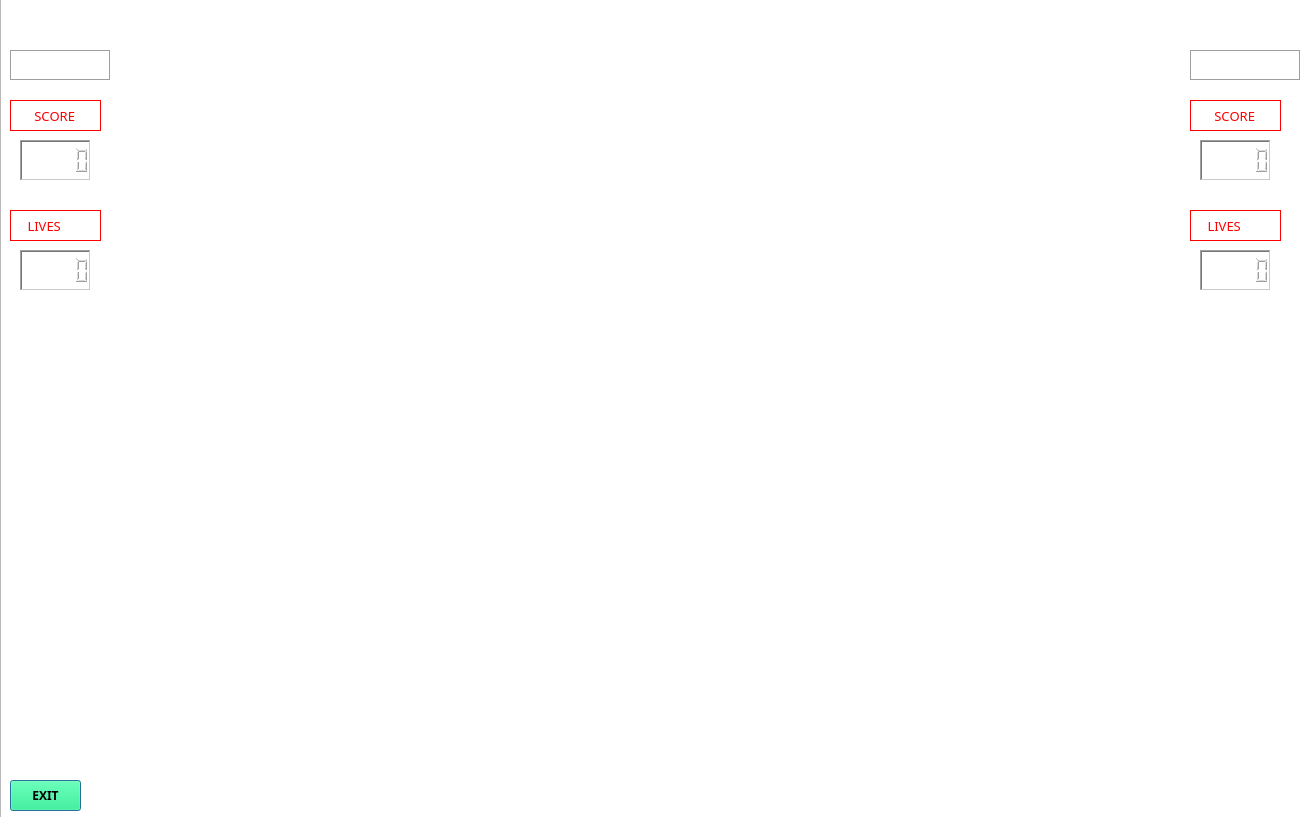
<?xml version="1.0" encoding="UTF-8"?>
<ui version="4.0">
 <class>Dialog</class>
 <widget class="QDialog" name="Dialog">
  <property name="geometry">
   <rect>
    <x>0</x>
    <y>0</y>
    <width>1301</width>
    <height>817</height>
   </rect>
  </property>
  <property name="windowTitle">
   <string>Dialog</string>
  </property>
  <widget class="QGraphicsView" name="graphicsView">
   <property name="geometry">
    <rect>
     <x>0</x>
     <y>-10</y>
     <width>1311</width>
     <height>850</height>
    </rect>
   </property>
   <property name="font">
    <font>
     <family>MS Gothic</family>
    </font>
   </property>
   <property name="frameShadow">
    <enum>QFrame::Sunken</enum>
   </property>
  </widget>
  <widget class="QLCDNumber" name="score">
   <property name="geometry">
    <rect>
     <x>20</x>
     <y>140</y>
     <width>71</width>
     <height>41</height>
    </rect>
   </property>
   <property name="sizePolicy">
    <sizepolicy hsizetype="MinimumExpanding" vsizetype="MinimumExpanding">
     <horstretch>0</horstretch>
     <verstretch>0</verstretch>
    </sizepolicy>
   </property>
   <property name="palette">
    <palette>
     <active>
      <colorrole role="WindowText">
       <brush brushstyle="SolidPattern">
        <color alpha="255">
         <red>216</red>
         <green>216</green>
         <blue>216</blue>
        </color>
       </brush>
      </colorrole>
     </active>
     <inactive>
      <colorrole role="WindowText">
       <brush brushstyle="SolidPattern">
        <color alpha="255">
         <red>216</red>
         <green>216</green>
         <blue>216</blue>
        </color>
       </brush>
      </colorrole>
     </inactive>
     <disabled>
      <colorrole role="WindowText">
       <brush brushstyle="SolidPattern">
        <color alpha="255">
         <red>120</red>
         <green>120</green>
         <blue>120</blue>
        </color>
       </brush>
      </colorrole>
     </disabled>
    </palette>
   </property>
   <property name="font">
    <font>
     <family>MS PMincho</family>
    </font>
   </property>
   <property name="focusPolicy">
    <enum>Qt::NoFocus</enum>
   </property>
   <property name="frameShape">
    <enum>QFrame::WinPanel</enum>
   </property>
   <property name="frameShadow">
    <enum>QFrame::Sunken</enum>
   </property>
  </widget>
  <widget class="QLabel" name="label">
   <property name="geometry">
    <rect>
     <x>10</x>
     <y>100</y>
     <width>91</width>
     <height>31</height>
    </rect>
   </property>
   <property name="sizeIncrement">
    <size>
     <width>0</width>
     <height>10</height>
    </size>
   </property>
   <property name="palette">
    <palette>
     <active>
      <colorrole role="WindowText">
       <brush brushstyle="SolidPattern">
        <color alpha="255">
         <red>255</red>
         <green>0</green>
         <blue>0</blue>
        </color>
       </brush>
      </colorrole>
      <colorrole role="Light">
       <brush brushstyle="SolidPattern">
        <color alpha="255">
         <red>0</red>
         <green>85</green>
         <blue>0</blue>
        </color>
       </brush>
      </colorrole>
     </active>
     <inactive>
      <colorrole role="WindowText">
       <brush brushstyle="SolidPattern">
        <color alpha="255">
         <red>255</red>
         <green>0</green>
         <blue>0</blue>
        </color>
       </brush>
      </colorrole>
      <colorrole role="Light">
       <brush brushstyle="SolidPattern">
        <color alpha="255">
         <red>0</red>
         <green>85</green>
         <blue>0</blue>
        </color>
       </brush>
      </colorrole>
     </inactive>
     <disabled>
      <colorrole role="WindowText">
       <brush brushstyle="SolidPattern">
        <color alpha="255">
         <red>120</red>
         <green>120</green>
         <blue>120</blue>
        </color>
       </brush>
      </colorrole>
      <colorrole role="Light">
       <brush brushstyle="SolidPattern">
        <color alpha="255">
         <red>0</red>
         <green>85</green>
         <blue>0</blue>
        </color>
       </brush>
      </colorrole>
     </disabled>
    </palette>
   </property>
   <property name="font">
    <font>
     <family>Eras Bold ITC</family>
     <pointsize>10</pointsize>
     <weight>50</weight>
     <italic>false</italic>
     <bold>false</bold>
     <strikeout>false</strikeout>
     <kerning>false</kerning>
    </font>
   </property>
   <property name="focusPolicy">
    <enum>Qt::NoFocus</enum>
   </property>
   <property name="frameShape">
    <enum>QFrame::Box</enum>
   </property>
   <property name="frameShadow">
    <enum>QFrame::Plain</enum>
   </property>
   <property name="text">
    <string>      SCORE</string>
   </property>
  </widget>
  <widget class="QLCDNumber" name="vidas">
   <property name="geometry">
    <rect>
     <x>20</x>
     <y>250</y>
     <width>71</width>
     <height>41</height>
    </rect>
   </property>
   <property name="palette">
    <palette>
     <active>
      <colorrole role="WindowText">
       <brush brushstyle="SolidPattern">
        <color alpha="255">
         <red>216</red>
         <green>216</green>
         <blue>216</blue>
        </color>
       </brush>
      </colorrole>
     </active>
     <inactive>
      <colorrole role="WindowText">
       <brush brushstyle="SolidPattern">
        <color alpha="255">
         <red>216</red>
         <green>216</green>
         <blue>216</blue>
        </color>
       </brush>
      </colorrole>
     </inactive>
     <disabled>
      <colorrole role="WindowText">
       <brush brushstyle="SolidPattern">
        <color alpha="255">
         <red>120</red>
         <green>120</green>
         <blue>120</blue>
        </color>
       </brush>
      </colorrole>
     </disabled>
    </palette>
   </property>
   <property name="font">
    <font>
     <family>MS Gothic</family>
    </font>
   </property>
   <property name="frameShape">
    <enum>QFrame::WinPanel</enum>
   </property>
   <property name="frameShadow">
    <enum>QFrame::Sunken</enum>
   </property>
  </widget>
  <widget class="QLabel" name="label_2">
   <property name="geometry">
    <rect>
     <x>10</x>
     <y>210</y>
     <width>91</width>
     <height>31</height>
    </rect>
   </property>
   <property name="palette">
    <palette>
     <active>
      <colorrole role="WindowText">
       <brush brushstyle="SolidPattern">
        <color alpha="255">
         <red>255</red>
         <green>0</green>
         <blue>0</blue>
        </color>
       </brush>
      </colorrole>
      <colorrole role="Text">
       <brush brushstyle="SolidPattern">
        <color alpha="255">
         <red>255</red>
         <green>0</green>
         <blue>0</blue>
        </color>
       </brush>
      </colorrole>
      <colorrole role="HighlightedText">
       <brush brushstyle="SolidPattern">
        <color alpha="255">
         <red>0</red>
         <green>255</green>
         <blue>0</blue>
        </color>
       </brush>
      </colorrole>
     </active>
     <inactive>
      <colorrole role="WindowText">
       <brush brushstyle="SolidPattern">
        <color alpha="255">
         <red>255</red>
         <green>0</green>
         <blue>0</blue>
        </color>
       </brush>
      </colorrole>
      <colorrole role="Text">
       <brush brushstyle="SolidPattern">
        <color alpha="255">
         <red>255</red>
         <green>0</green>
         <blue>0</blue>
        </color>
       </brush>
      </colorrole>
      <colorrole role="HighlightedText">
       <brush brushstyle="SolidPattern">
        <color alpha="255">
         <red>0</red>
         <green>255</green>
         <blue>0</blue>
        </color>
       </brush>
      </colorrole>
     </inactive>
     <disabled>
      <colorrole role="WindowText">
       <brush brushstyle="SolidPattern">
        <color alpha="255">
         <red>120</red>
         <green>120</green>
         <blue>120</blue>
        </color>
       </brush>
      </colorrole>
      <colorrole role="Text">
       <brush brushstyle="SolidPattern">
        <color alpha="255">
         <red>120</red>
         <green>120</green>
         <blue>120</blue>
        </color>
       </brush>
      </colorrole>
      <colorrole role="HighlightedText">
       <brush brushstyle="SolidPattern">
        <color alpha="255">
         <red>0</red>
         <green>255</green>
         <blue>0</blue>
        </color>
       </brush>
      </colorrole>
     </disabled>
    </palette>
   </property>
   <property name="font">
    <font>
     <family>Eras Bold ITC</family>
     <pointsize>10</pointsize>
     <weight>50</weight>
     <italic>false</italic>
     <bold>false</bold>
     <underline>false</underline>
     <strikeout>false</strikeout>
     <stylestrategy>PreferAntialias</stylestrategy>
     <kerning>false</kerning>
    </font>
   </property>
   <property name="frameShape">
    <enum>QFrame::Box</enum>
   </property>
   <property name="text">
    <string>    LIVES</string>
   </property>
  </widget>
  <widget class="QPushButton" name="pushButton">
   <property name="geometry">
    <rect>
     <x>10</x>
     <y>780</y>
     <width>71</width>
     <height>31</height>
    </rect>
   </property>
   <property name="palette">
    <palette>
     <active>
      <colorrole role="WindowText">
       <brush brushstyle="SolidPattern">
        <color alpha="255">
         <red>0</red>
         <green>255</green>
         <blue>0</blue>
        </color>
       </brush>
      </colorrole>
      <colorrole role="Button">
       <brush brushstyle="SolidPattern">
        <color alpha="255">
         <red>0</red>
         <green>255</green>
         <blue>127</blue>
        </color>
       </brush>
      </colorrole>
      <colorrole role="Midlight">
       <brush brushstyle="SolidPattern">
        <color alpha="255">
         <red>0</red>
         <green>255</green>
         <blue>0</blue>
        </color>
       </brush>
      </colorrole>
      <colorrole role="Dark">
       <brush brushstyle="SolidPattern">
        <color alpha="255">
         <red>0</red>
         <green>255</green>
         <blue>0</blue>
        </color>
       </brush>
      </colorrole>
      <colorrole role="Mid">
       <brush brushstyle="SolidPattern">
        <color alpha="255">
         <red>255</red>
         <green>85</green>
         <blue>0</blue>
        </color>
       </brush>
      </colorrole>
      <colorrole role="Text">
       <brush brushstyle="SolidPattern">
        <color alpha="255">
         <red>0</red>
         <green>0</green>
         <blue>0</blue>
        </color>
       </brush>
      </colorrole>
      <colorrole role="ButtonText">
       <brush brushstyle="SolidPattern">
        <color alpha="255">
         <red>0</red>
         <green>0</green>
         <blue>0</blue>
        </color>
       </brush>
      </colorrole>
      <colorrole role="Base">
       <brush brushstyle="SolidPattern">
        <color alpha="255">
         <red>255</red>
         <green>255</green>
         <blue>255</blue>
        </color>
       </brush>
      </colorrole>
      <colorrole role="Window">
       <brush brushstyle="SolidPattern">
        <color alpha="255">
         <red>0</red>
         <green>255</green>
         <blue>0</blue>
        </color>
       </brush>
      </colorrole>
      <colorrole role="AlternateBase">
       <brush brushstyle="SolidPattern">
        <color alpha="255">
         <red>0</red>
         <green>255</green>
         <blue>0</blue>
        </color>
       </brush>
      </colorrole>
     </active>
     <inactive>
      <colorrole role="WindowText">
       <brush brushstyle="SolidPattern">
        <color alpha="255">
         <red>0</red>
         <green>255</green>
         <blue>0</blue>
        </color>
       </brush>
      </colorrole>
      <colorrole role="Button">
       <brush brushstyle="SolidPattern">
        <color alpha="255">
         <red>0</red>
         <green>255</green>
         <blue>127</blue>
        </color>
       </brush>
      </colorrole>
      <colorrole role="Midlight">
       <brush brushstyle="SolidPattern">
        <color alpha="255">
         <red>0</red>
         <green>255</green>
         <blue>0</blue>
        </color>
       </brush>
      </colorrole>
      <colorrole role="Dark">
       <brush brushstyle="SolidPattern">
        <color alpha="255">
         <red>0</red>
         <green>255</green>
         <blue>0</blue>
        </color>
       </brush>
      </colorrole>
      <colorrole role="Mid">
       <brush brushstyle="SolidPattern">
        <color alpha="255">
         <red>255</red>
         <green>85</green>
         <blue>0</blue>
        </color>
       </brush>
      </colorrole>
      <colorrole role="Text">
       <brush brushstyle="SolidPattern">
        <color alpha="255">
         <red>0</red>
         <green>0</green>
         <blue>0</blue>
        </color>
       </brush>
      </colorrole>
      <colorrole role="ButtonText">
       <brush brushstyle="SolidPattern">
        <color alpha="255">
         <red>0</red>
         <green>0</green>
         <blue>0</blue>
        </color>
       </brush>
      </colorrole>
      <colorrole role="Base">
       <brush brushstyle="SolidPattern">
        <color alpha="255">
         <red>255</red>
         <green>255</green>
         <blue>255</blue>
        </color>
       </brush>
      </colorrole>
      <colorrole role="Window">
       <brush brushstyle="SolidPattern">
        <color alpha="255">
         <red>0</red>
         <green>255</green>
         <blue>0</blue>
        </color>
       </brush>
      </colorrole>
      <colorrole role="AlternateBase">
       <brush brushstyle="SolidPattern">
        <color alpha="255">
         <red>0</red>
         <green>255</green>
         <blue>0</blue>
        </color>
       </brush>
      </colorrole>
     </inactive>
     <disabled>
      <colorrole role="WindowText">
       <brush brushstyle="SolidPattern">
        <color alpha="255">
         <red>0</red>
         <green>255</green>
         <blue>0</blue>
        </color>
       </brush>
      </colorrole>
      <colorrole role="Button">
       <brush brushstyle="SolidPattern">
        <color alpha="255">
         <red>0</red>
         <green>255</green>
         <blue>127</blue>
        </color>
       </brush>
      </colorrole>
      <colorrole role="Midlight">
       <brush brushstyle="SolidPattern">
        <color alpha="255">
         <red>0</red>
         <green>255</green>
         <blue>0</blue>
        </color>
       </brush>
      </colorrole>
      <colorrole role="Dark">
       <brush brushstyle="SolidPattern">
        <color alpha="255">
         <red>0</red>
         <green>255</green>
         <blue>0</blue>
        </color>
       </brush>
      </colorrole>
      <colorrole role="Mid">
       <brush brushstyle="SolidPattern">
        <color alpha="255">
         <red>255</red>
         <green>85</green>
         <blue>0</blue>
        </color>
       </brush>
      </colorrole>
      <colorrole role="Text">
       <brush brushstyle="SolidPattern">
        <color alpha="255">
         <red>0</red>
         <green>255</green>
         <blue>0</blue>
        </color>
       </brush>
      </colorrole>
      <colorrole role="ButtonText">
       <brush brushstyle="SolidPattern">
        <color alpha="255">
         <red>0</red>
         <green>255</green>
         <blue>0</blue>
        </color>
       </brush>
      </colorrole>
      <colorrole role="Base">
       <brush brushstyle="SolidPattern">
        <color alpha="255">
         <red>0</red>
         <green>255</green>
         <blue>0</blue>
        </color>
       </brush>
      </colorrole>
      <colorrole role="Window">
       <brush brushstyle="SolidPattern">
        <color alpha="255">
         <red>0</red>
         <green>255</green>
         <blue>0</blue>
        </color>
       </brush>
      </colorrole>
      <colorrole role="AlternateBase">
       <brush brushstyle="SolidPattern">
        <color alpha="255">
         <red>0</red>
         <green>255</green>
         <blue>0</blue>
        </color>
       </brush>
      </colorrole>
     </disabled>
    </palette>
   </property>
   <property name="font">
    <font>
     <family>Segoe UI Black</family>
     <pointsize>9</pointsize>
     <weight>75</weight>
     <bold>true</bold>
     <strikeout>false</strikeout>
    </font>
   </property>
   <property name="text">
    <string>EXIT</string>
   </property>
  </widget>
  <widget class="QLabel" name="label_5">
   <property name="geometry">
    <rect>
     <x>1190</x>
     <y>100</y>
     <width>91</width>
     <height>31</height>
    </rect>
   </property>
   <property name="sizeIncrement">
    <size>
     <width>0</width>
     <height>10</height>
    </size>
   </property>
   <property name="palette">
    <palette>
     <active>
      <colorrole role="WindowText">
       <brush brushstyle="SolidPattern">
        <color alpha="255">
         <red>255</red>
         <green>0</green>
         <blue>0</blue>
        </color>
       </brush>
      </colorrole>
      <colorrole role="Light">
       <brush brushstyle="SolidPattern">
        <color alpha="255">
         <red>0</red>
         <green>85</green>
         <blue>0</blue>
        </color>
       </brush>
      </colorrole>
     </active>
     <inactive>
      <colorrole role="WindowText">
       <brush brushstyle="SolidPattern">
        <color alpha="255">
         <red>255</red>
         <green>0</green>
         <blue>0</blue>
        </color>
       </brush>
      </colorrole>
      <colorrole role="Light">
       <brush brushstyle="SolidPattern">
        <color alpha="255">
         <red>0</red>
         <green>85</green>
         <blue>0</blue>
        </color>
       </brush>
      </colorrole>
     </inactive>
     <disabled>
      <colorrole role="WindowText">
       <brush brushstyle="SolidPattern">
        <color alpha="255">
         <red>120</red>
         <green>120</green>
         <blue>120</blue>
        </color>
       </brush>
      </colorrole>
      <colorrole role="Light">
       <brush brushstyle="SolidPattern">
        <color alpha="255">
         <red>0</red>
         <green>85</green>
         <blue>0</blue>
        </color>
       </brush>
      </colorrole>
     </disabled>
    </palette>
   </property>
   <property name="font">
    <font>
     <family>Eras Bold ITC</family>
     <pointsize>10</pointsize>
     <weight>50</weight>
     <italic>false</italic>
     <bold>false</bold>
     <strikeout>false</strikeout>
     <kerning>false</kerning>
    </font>
   </property>
   <property name="focusPolicy">
    <enum>Qt::NoFocus</enum>
   </property>
   <property name="frameShape">
    <enum>QFrame::Box</enum>
   </property>
   <property name="frameShadow">
    <enum>QFrame::Plain</enum>
   </property>
   <property name="text">
    <string>      SCORE</string>
   </property>
  </widget>
  <widget class="QLabel" name="label_3">
   <property name="geometry">
    <rect>
     <x>1190</x>
     <y>210</y>
     <width>91</width>
     <height>31</height>
    </rect>
   </property>
   <property name="palette">
    <palette>
     <active>
      <colorrole role="WindowText">
       <brush brushstyle="SolidPattern">
        <color alpha="255">
         <red>255</red>
         <green>0</green>
         <blue>0</blue>
        </color>
       </brush>
      </colorrole>
      <colorrole role="Text">
       <brush brushstyle="SolidPattern">
        <color alpha="255">
         <red>255</red>
         <green>0</green>
         <blue>0</blue>
        </color>
       </brush>
      </colorrole>
      <colorrole role="HighlightedText">
       <brush brushstyle="SolidPattern">
        <color alpha="255">
         <red>0</red>
         <green>255</green>
         <blue>0</blue>
        </color>
       </brush>
      </colorrole>
     </active>
     <inactive>
      <colorrole role="WindowText">
       <brush brushstyle="SolidPattern">
        <color alpha="255">
         <red>255</red>
         <green>0</green>
         <blue>0</blue>
        </color>
       </brush>
      </colorrole>
      <colorrole role="Text">
       <brush brushstyle="SolidPattern">
        <color alpha="255">
         <red>255</red>
         <green>0</green>
         <blue>0</blue>
        </color>
       </brush>
      </colorrole>
      <colorrole role="HighlightedText">
       <brush brushstyle="SolidPattern">
        <color alpha="255">
         <red>0</red>
         <green>255</green>
         <blue>0</blue>
        </color>
       </brush>
      </colorrole>
     </inactive>
     <disabled>
      <colorrole role="WindowText">
       <brush brushstyle="SolidPattern">
        <color alpha="255">
         <red>120</red>
         <green>120</green>
         <blue>120</blue>
        </color>
       </brush>
      </colorrole>
      <colorrole role="Text">
       <brush brushstyle="SolidPattern">
        <color alpha="255">
         <red>120</red>
         <green>120</green>
         <blue>120</blue>
        </color>
       </brush>
      </colorrole>
      <colorrole role="HighlightedText">
       <brush brushstyle="SolidPattern">
        <color alpha="255">
         <red>0</red>
         <green>255</green>
         <blue>0</blue>
        </color>
       </brush>
      </colorrole>
     </disabled>
    </palette>
   </property>
   <property name="font">
    <font>
     <family>Eras Bold ITC</family>
     <pointsize>10</pointsize>
     <weight>50</weight>
     <italic>false</italic>
     <bold>false</bold>
     <underline>false</underline>
     <strikeout>false</strikeout>
     <stylestrategy>PreferAntialias</stylestrategy>
     <kerning>false</kerning>
    </font>
   </property>
   <property name="frameShape">
    <enum>QFrame::Box</enum>
   </property>
   <property name="text">
    <string>    LIVES</string>
   </property>
  </widget>
  <widget class="QLCDNumber" name="vidas_2">
   <property name="geometry">
    <rect>
     <x>1200</x>
     <y>250</y>
     <width>71</width>
     <height>41</height>
    </rect>
   </property>
   <property name="palette">
    <palette>
     <active>
      <colorrole role="WindowText">
       <brush brushstyle="SolidPattern">
        <color alpha="255">
         <red>216</red>
         <green>216</green>
         <blue>216</blue>
        </color>
       </brush>
      </colorrole>
     </active>
     <inactive>
      <colorrole role="WindowText">
       <brush brushstyle="SolidPattern">
        <color alpha="255">
         <red>216</red>
         <green>216</green>
         <blue>216</blue>
        </color>
       </brush>
      </colorrole>
     </inactive>
     <disabled>
      <colorrole role="WindowText">
       <brush brushstyle="SolidPattern">
        <color alpha="255">
         <red>120</red>
         <green>120</green>
         <blue>120</blue>
        </color>
       </brush>
      </colorrole>
     </disabled>
    </palette>
   </property>
   <property name="font">
    <font>
     <family>MS Gothic</family>
    </font>
   </property>
   <property name="frameShape">
    <enum>QFrame::WinPanel</enum>
   </property>
   <property name="frameShadow">
    <enum>QFrame::Sunken</enum>
   </property>
  </widget>
  <widget class="QLCDNumber" name="score_2">
   <property name="geometry">
    <rect>
     <x>1200</x>
     <y>140</y>
     <width>71</width>
     <height>41</height>
    </rect>
   </property>
   <property name="sizePolicy">
    <sizepolicy hsizetype="MinimumExpanding" vsizetype="MinimumExpanding">
     <horstretch>0</horstretch>
     <verstretch>0</verstretch>
    </sizepolicy>
   </property>
   <property name="palette">
    <palette>
     <active>
      <colorrole role="WindowText">
       <brush brushstyle="SolidPattern">
        <color alpha="255">
         <red>216</red>
         <green>216</green>
         <blue>216</blue>
        </color>
       </brush>
      </colorrole>
     </active>
     <inactive>
      <colorrole role="WindowText">
       <brush brushstyle="SolidPattern">
        <color alpha="255">
         <red>216</red>
         <green>216</green>
         <blue>216</blue>
        </color>
       </brush>
      </colorrole>
     </inactive>
     <disabled>
      <colorrole role="WindowText">
       <brush brushstyle="SolidPattern">
        <color alpha="255">
         <red>120</red>
         <green>120</green>
         <blue>120</blue>
        </color>
       </brush>
      </colorrole>
     </disabled>
    </palette>
   </property>
   <property name="font">
    <font>
     <family>MS PMincho</family>
    </font>
   </property>
   <property name="focusPolicy">
    <enum>Qt::NoFocus</enum>
   </property>
   <property name="frameShape">
    <enum>QFrame::WinPanel</enum>
   </property>
   <property name="frameShadow">
    <enum>QFrame::Sunken</enum>
   </property>
  </widget>
  <widget class="QLabel" name="label_4">
   <property name="geometry">
    <rect>
     <x>10</x>
     <y>50</y>
     <width>101</width>
     <height>31</height>
    </rect>
   </property>
   <property name="palette">
    <palette>
     <active>
      <colorrole role="WindowText">
       <brush brushstyle="SolidPattern">
        <color alpha="255">
         <red>255</red>
         <green>255</green>
         <blue>255</blue>
        </color>
       </brush>
      </colorrole>
     </active>
     <inactive>
      <colorrole role="WindowText">
       <brush brushstyle="SolidPattern">
        <color alpha="255">
         <red>255</red>
         <green>255</green>
         <blue>255</blue>
        </color>
       </brush>
      </colorrole>
     </inactive>
     <disabled>
      <colorrole role="WindowText">
       <brush brushstyle="SolidPattern">
        <color alpha="255">
         <red>120</red>
         <green>120</green>
         <blue>120</blue>
        </color>
       </brush>
      </colorrole>
     </disabled>
    </palette>
   </property>
   <property name="font">
    <font>
     <family>Papyrus</family>
     <pointsize>12</pointsize>
    </font>
   </property>
   <property name="frameShape">
    <enum>QFrame::Box</enum>
   </property>
   <property name="frameShadow">
    <enum>QFrame::Sunken</enum>
   </property>
   <property name="text">
    <string>PLAYER 1</string>
   </property>
  </widget>
  <widget class="QLabel" name="label_6">
   <property name="geometry">
    <rect>
     <x>1190</x>
     <y>50</y>
     <width>111</width>
     <height>31</height>
    </rect>
   </property>
   <property name="palette">
    <palette>
     <active>
      <colorrole role="WindowText">
       <brush brushstyle="SolidPattern">
        <color alpha="255">
         <red>255</red>
         <green>255</green>
         <blue>255</blue>
        </color>
       </brush>
      </colorrole>
     </active>
     <inactive>
      <colorrole role="WindowText">
       <brush brushstyle="SolidPattern">
        <color alpha="255">
         <red>255</red>
         <green>255</green>
         <blue>255</blue>
        </color>
       </brush>
      </colorrole>
     </inactive>
     <disabled>
      <colorrole role="WindowText">
       <brush brushstyle="SolidPattern">
        <color alpha="255">
         <red>120</red>
         <green>120</green>
         <blue>120</blue>
        </color>
       </brush>
      </colorrole>
     </disabled>
    </palette>
   </property>
   <property name="font">
    <font>
     <family>Papyrus</family>
     <pointsize>12</pointsize>
    </font>
   </property>
   <property name="focusPolicy">
    <enum>Qt::NoFocus</enum>
   </property>
   <property name="frameShape">
    <enum>QFrame::Box</enum>
   </property>
   <property name="frameShadow">
    <enum>QFrame::Sunken</enum>
   </property>
   <property name="text">
    <string>PLAYER 2</string>
   </property>
  </widget>
 </widget>
 <layoutdefault spacing="6" margin="11"/>
 <resources/>
 <connections>
  <connection>
   <sender>pushButton</sender>
   <signal>clicked()</signal>
   <receiver>Dialog</receiver>
   <slot>close()</slot>
   <hints>
    <hint type="sourcelabel">
     <x>44</x>
     <y>400</y>
    </hint>
    <hint type="destinationlabel">
     <x>4</x>
     <y>431</y>
    </hint>
   </hints>
  </connection>
 </connections>
</ui>
